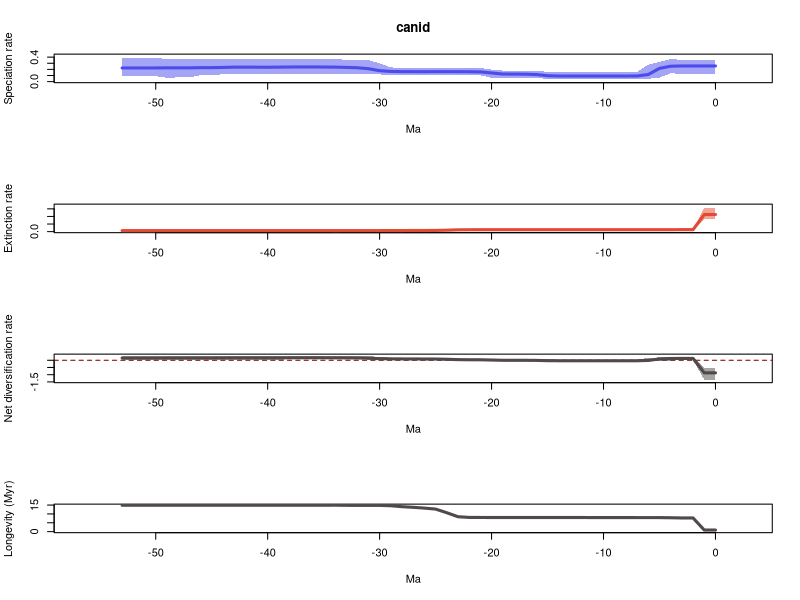

Generate this figure with R:
# 1 files combined:
# 	/home/eeb177-student/Desktop/eeb-177/lab-work/exercise-9/pyrate_mcmc_logs/canid_occ_1_marginal_rates.log

# 95% HPDs calculated using code from Biopy (https://www.cs.auckland.ac.nz/~yhel002/biopy/)

pdf(file='/home/eeb177-student/Desktop/eeb-177/lab-work/exercise-9/pyrate_mcmc_logs/canid_occ_1_marginal_rates_RTT.pdf',width=0.6*9, height=16.8)
par(mfrow=c(4,1))
library(scales)
L_hpd_m95=c(0.129222434181, 0.129222434181,0.129222434181,0.129222434181,0.134539355269,0.065781485019,0.0459345895365,0.0466003195985,0.0459345895365,0.0459345895365,0.0459345895365,0.0459345895365,0.0459345895365,0.0459345895365,0.0459345895365,0.0459345895365,0.0583892304023,0.065781485019,0.0632115375117,0.0647807919608,0.0632115375117,0.103063592136,0.106960926379,0.114450365077,0.114450365077,0.114450365077,0.114450365077,0.115230698299,0.114450365077,0.112756479226,0.117081791873,0.127561521864,0.120514987555,0.120514987555,0.1283672233,0.1283672233,0.123277984189,0.123277984189,0.131615021091,0.131615021091,0.121822612312,0.120514987555,0.120514987555,0.121822612312,0.120514987555,0.103300202044,0.103300202044,0.0690710608047,0.0690710608047,0.0633161697719,0.0902517012143,0.0902517012143,0.0902517012143,0.0902517012143)
L_hpd_M95=c(0.353496339029, 0.353496339029,0.353496339029,0.353496339029,0.370748792313,0.321037389525,0.277437812416,0.160585375919,0.156245318483,0.156245318483,0.156245318483,0.156245318483,0.156245318483,0.156245318483,0.156245318483,0.160585375919,0.176648338023,0.176648338023,0.176648338023,0.181225938879,0.196673894685,0.22169136808,0.22169136808,0.22169136808,0.22169136808,0.22169136808,0.22169136808,0.22169136808,0.22169136808,0.23287259573,0.297194590445,0.352979318862,0.352979318862,0.35576991513,0.369552556325,0.369552556325,0.369552556325,0.369552556325,0.376049486948,0.376049486948,0.369552556325,0.369552556325,0.369552556325,0.369552556325,0.376049486948,0.376049486948,0.376049486948,0.368903805399,0.368903805399,0.363795376056,0.392551365547,0.392551365547,0.392551365547,0.392551365547)
M_hpd_m95=c(0.812755128764, 0.812755128764,0.099183122246,0.099183122246,0.099183122246,0.099183122246,0.099183122246,0.099183122246,0.099183122246,0.099183122246,0.099183122246,0.099183122246,0.099183122246,0.099183122246,0.099183122246,0.099183122246,0.099183122246,0.099183122246,0.099183122246,0.099183122246,0.099183122246,0.099183122246,0.0956725411496,0.0610944825632,0.0440701446054,0.0381379307723,0.0404075339682,0.0375963730616,0.0375963730616,0.0356359436157,0.0375963730616,0.0375963730616,0.0375963730616,0.0375963730616,0.0375963730616,0.0375963730616,0.0375963730616,0.0375963730616,0.0375963730616,0.0375963730616,0.0375963730616,0.0375963730616,0.0375963730616,0.0375963730616,0.0375963730616,0.0375963730616,0.0375963730616,0.0375963730616,0.0375963730616,0.0375963730616,0.0375963730616,0.0375963730616,0.0375963730616,0.0375963730616)
M_hpd_M95=c(1.58334484891, 1.58334484891,0.149820080474,0.149820080474,0.148785357907,0.148785357907,0.148785357907,0.148785357907,0.148785357907,0.148785357907,0.148785357907,0.148785357907,0.148785357907,0.149820080474,0.149820080474,0.149820080474,0.149820080474,0.149820080474,0.149820080474,0.149820080474,0.149820080474,0.151174571325,0.148785357907,0.149820080474,0.142753846173,0.127614143723,0.127614143723,0.121925275101,0.117899605122,0.108152359078,0.101961518253,0.101961518253,0.101961518253,0.101961518253,0.101909895752,0.101909895752,0.101909895752,0.101909895752,0.101909895752,0.101909895752,0.101909895752,0.101909895752,0.101909895752,0.101909895752,0.101909895752,0.101909895752,0.101909895752,0.101909895752,0.101909895752,0.101909895752,0.101909895752,0.101909895752,0.101909895752,0.101909895752)
R_hpd_m95=c(-1.34576805139, -1.34576805139,0.00348637390236,0.00348637390236,-0.025798896489,-0.0588182138469,-0.0889060025715,-0.087554358358,-0.0806272229494,-0.0806272229494,-0.0806272229494,-0.0806272229494,-0.087554358358,-0.087554358358,-0.087554358358,-0.0783829739352,-0.0783829739352,-0.0631224059058,-0.0631224059058,-0.0608105244218,-0.0563791851154,-0.0236317744972,-0.0188280479309,-0.0145427452309,-0.02086083769,0.0051639517769,0.0136205225054,0.0145986125714,0.0145986125714,0.0145986125714,0.0268459787895,0.0527361116057,0.0576102447478,0.0576102447478,0.0599552952342,0.061913663331,0.0536295341707,0.0536295341707,0.0602356904668,0.0476165946435,0.0476165946435,0.0476165946435,0.0476165946435,0.0476165946435,0.0476165946435,0.0360020602198,0.0360020602198,0.00521646662774,0.00521646662774,0.0103623558275,0.0103623558275,0.0103623558275,0.0103623558275,0.0103623558275)
R_hpd_M95=c(-0.539942262371, -0.539942262371,0.253583068185,0.253583068185,0.238727923512,0.200257998397,0.164835632484,0.0503204339683,0.0503204339683,0.0503204339683,0.0503204339683,0.0503204339683,0.045391686917,0.0503204339683,0.0503204339683,0.0586238576654,0.0599552952342,0.0660963019123,0.0660963019123,0.0669357528212,0.0909838955356,0.107803733508,0.109805829927,0.109805829927,0.141297842659,0.162088279833,0.162088279833,0.161335789224,0.162088279833,0.181212118295,0.219274207046,0.300966661903,0.307311501221,0.309627414579,0.315025715521,0.315025715521,0.313913272349,0.313913272349,0.319784123508,0.308579316825,0.309627414579,0.309627414579,0.309627414579,0.309627414579,0.318072469572,0.319784123508,0.319784123508,0.309627414579,0.309627414579,0.318072469572,0.32049981636,0.32049981636,0.32049981636,0.32049981636)
L_mean=c(0.25580635319, 0.25580635319,0.25580635319,0.255674279424,0.251438680715,0.216634031025,0.115976256657,0.0926146000034,0.0916013913457,0.0916436880415,0.0916436880415,0.0915721919991,0.0915721919991,0.0916331750978,0.0918251743104,0.0965151474772,0.115863562375,0.121721922755,0.122871409602,0.12416275516,0.141684753476,0.158721148197,0.16117202334,0.162571310911,0.162571310911,0.162735749106,0.162435242894,0.162560736344,0.163449118707,0.166246574077,0.178623187046,0.21102694213,0.22672952256,0.232457673332,0.236680494331,0.238535650746,0.239229974044,0.239541681771,0.238660597934,0.236438408056,0.234992727214,0.235517753848,0.23648478647,0.236229676913,0.231716920293,0.228180748018,0.227908846492,0.224889685998,0.224889685998,0.225225315533,0.223614533837,0.223614533837,0.223614533837,0.223614533837)
M_mean=c(1.1278046607, 1.1278046607,0.129719778149,0.129719778149,0.127612338538,0.126294067049,0.126294067049,0.126294067049,0.125841652878,0.125841652878,0.125841652878,0.125841652878,0.125511237362,0.125172878258,0.125172878258,0.125172878258,0.125172878258,0.125172878258,0.125172878258,0.125172878258,0.125172878258,0.125050175648,0.12470886206,0.118791863869,0.0937610864874,0.0785539536288,0.075267070199,0.0728295116642,0.0709770849073,0.068372554632,0.0674568597365,0.0674568597365,0.0674568597365,0.0673355191071,0.0669511399525,0.0671258589812,0.0671258589812,0.0671258589812,0.0671258589812,0.0671258589812,0.0671258589812,0.0671258589812,0.0671258589812,0.0671258589812,0.0671258589812,0.0671258589812,0.0671258589812,0.0671258589812,0.0671258589812,0.0671258589812,0.0671258589812,0.0671258589812,0.0671258589812,0.0671258589812)
R_mean=c(-0.871998307511, -0.871998307511,0.126086575041,0.125954501276,0.123826342177,0.0903399639757,-0.0103178103919,-0.0336794670459,-0.0342402615328,-0.0341979648369,-0.0341979648369,-0.0342694608794,-0.0339390453632,-0.03353970316,-0.0333477039474,-0.0286577307806,-0.00930931588298,-0.00345095550285,-0.00230146865558,-0.00101012309805,0.0165118752178,0.0336709725494,0.0364631612801,0.0437794470416,0.0688102244231,0.0841817954773,0.0871681726947,0.0897312246796,0.0924720337993,0.097874019445,0.111166327309,0.143570082394,0.159272662823,0.165122154225,0.169729354378,0.171409791764,0.172104115063,0.17241582279,0.171534738953,0.169312549075,0.167866868233,0.168391894867,0.169358927489,0.169103817932,0.164591061312,0.161054889037,0.160782987511,0.157763827017,0.157763827017,0.158099456552,0.156488674856,0.156488674856,0.156488674856,0.156488674856)
trans=0.5
age=(0:(54-1))* -1
plot(age,age,type = 'n', ylim = c(0, 0.431806502101), xlim = c(-56.7,2.7), ylab = 'Speciation rate', xlab = 'Ma',main='canid' )
polygon(c(age, rev(age)), c(L_hpd_M95, rev(L_hpd_m95)), col = alpha("#4c4cec",trans), border = NA)
lines(rev(age), rev(L_mean), col = "#4c4cec", lwd=3)
plot(age,age,type = 'n', ylim = c(0, 1.7416793338), xlim = c(-56.7,2.7), ylab = 'Extinction rate', xlab = 'Ma' )
polygon(c(age, rev(age)), c(M_hpd_M95, rev(M_hpd_m95)), col = alpha("#e34a33",trans), border = NA)
lines(rev(age), rev(M_mean), col = "#e34a33", lwd=3)
plot(age,age,type = 'n', ylim = c(-1.48034485653, 0.352549797996), xlim = c(-56.7,2.7), ylab = 'Net diversification rate', xlab = 'Ma' )
abline(h=0,lty=2,col="darkred")
polygon(c(age, rev(age)), c(R_hpd_M95, rev(R_hpd_m95)), col = alpha("#504A4B",trans), border = NA)
lines(rev(age), rev(R_mean), col = "#504A4B", lwd=3)
plot(age,age,type = 'n', ylim = c(0, max(1/M_mean)), xlim = c(-56.7,2.7), ylab = 'Longevity (Myr)', xlab = 'Ma' )
lines(rev(age), rev(1/M_mean), col = "#504A4B", lwd=3)
n <- dev.off()